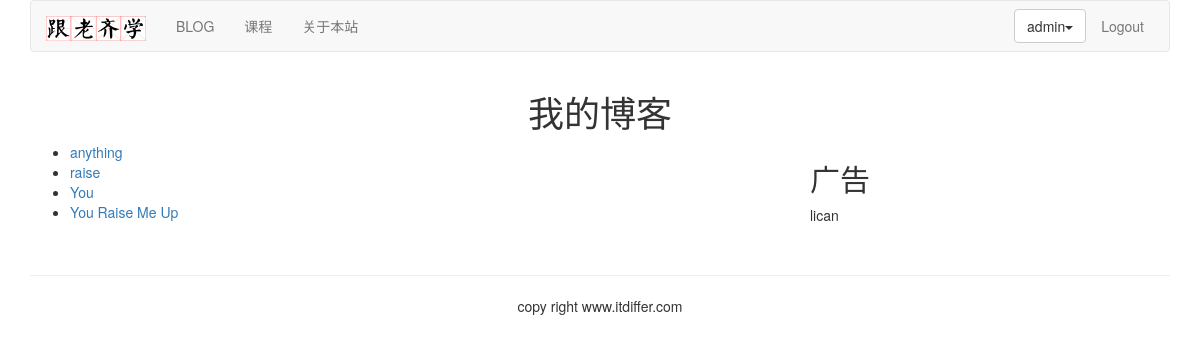
Page /blog/ (signed in) on the committed database.
### blog/models.py (models this page shows, shortened)
class BlogArticles(models.Model):
    title = models.CharField(max_length=300)
    author = models.ForeignKey(User, related_name="blog_posts")
    body = models.TextField()
    publish = models.DateTimeField(default=timezone.now)
    class Meta:
        ordering = ("-publish",)

### blog/views.py (the view)
def blog_title(request):
    blogs = BlogArticles.objects.all()
    return render(request, "blog/title.html", {"blogs": blogs})

### templates/blog/title.html (shortened to what this page needs)
{% extends "base.html" %}
{% block content %}
<div class="row text-center vertical-middle-sm">
    <h1>我的博客</h1>
</div>
<div class="row">
    <div class="col-xs-12 col-md-8">
        <ul>
            {% for blog in blogs %}
                <li><a href="{{ blog.id }}">{{ blog.title }}</a></li>
            {% endfor %}
        </ul>
    </div>
    <div class="col-xs-6 col-md-4">
        <h2>广告</h2>
        <p>lican</p>
    </div>
</div>
{% endblock %}

### templates/header.html (shortened to what this page needs)
{% load staticfiles %}
<div class="container">
    <nav class="navbar navbar-default" role="navigation">
        <div class="navbar-header">
            <a class="navbar-brand" href="http://www.itdiffer.com">
                <img src="{% static '/images/logo.png' %}" width="100px">
            </a>
        </div>
        <div>
            <ul class="nav navbar-nav" role="navigation">
                <li><a href="{% url 'blog:blog_title' %}">BLOG</a></li>
                <li><a href="{% url 'course:course_list' %}">课程</a></li>
                <li><a href="{% url 'course:about' %}">关于本站</a></li>
            </ul>
            <ul class="nav navbar-nav navbar-right" style="margin-right:10px">
                {% if user.is_authenticated %}
                    <li>
                        <div class="dropdown" style="margin-top: 8px">
                            <button class="btn btn-default dropdown-toggle" type="button" id="dropdownMenu" data-toggle="dropdown">
                                {{ user.username }}<span class="caret"></span></button>
                        </div>
                    </li>
                    <li><a href="{% url 'account:user_logout' %}">Logout</a></li>
                {% else %}
                <li><a href="{% url 'account:user_login' %}">LOGIN</a></li>
                {% endif %}
            </ul>
        </div>
    </nav>
</div>

### rows in the picture
BlogArticles: title "anything"
BlogArticles: title "raise"
BlogArticles: title "You"
BlogArticles: title "You Raise Me Up"

### other values in the picture
{{ user.username }} "admin"
